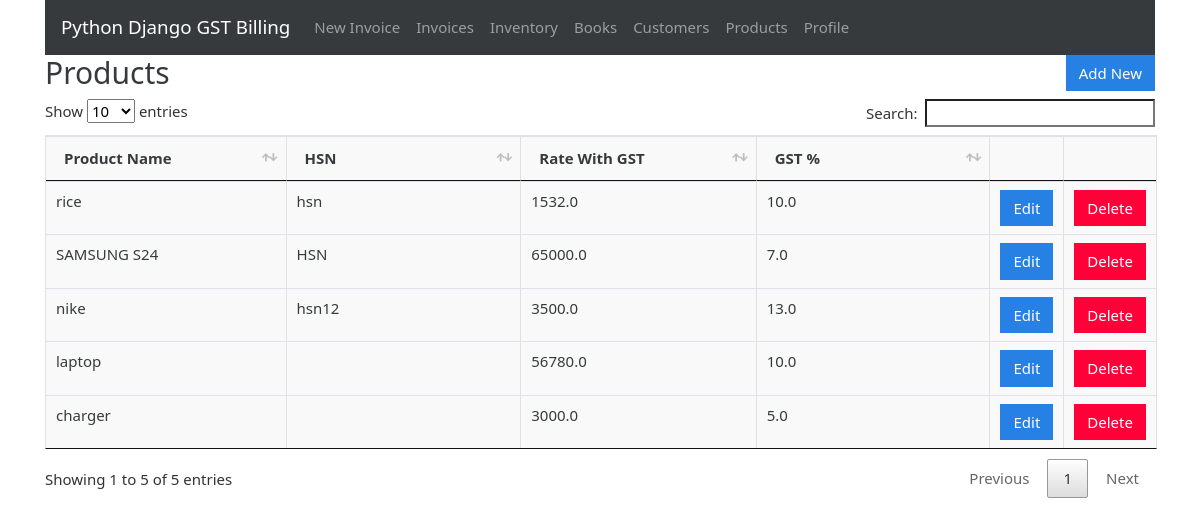
/products (signed in), run on the app's committed database.
### gstbillingapp/models.py (models this page shows, shortened)
class Product(models.Model):
    user = models.ForeignKey(User, null=True, blank=True, on_delete=models.SET_NULL)
    product_name = models.CharField(max_length=200)
    product_hsn = models.CharField(max_length=50, null=True, blank=True)
    product_unit = models.CharField(max_length=50)
    product_gst_percentage = models.FloatField()
    product_rate_with_gst = models.FloatField()

### gstbillingapp/views.py (the view)
# urls.py: path('products', views.products, name='products'),
@login_required
def products(request):
    context = {}
    context['products'] = Product.objects.filter(user=request.user)
    return render(request, 'gstbillingapp/products.html', context)

### gstbillingapp/templates/gstbillingapp/products.html (shortened to what this page needs)
{% extends "gstbillingapp/base.html" %}
{% load static %}
{% block content %}
		<div class="row">
			<div class="col">
				<h2>Products</h2>
			</div>
			<div class="col">
				<a href="{% url 'product_add' %}" id="add_product_btn"><button type="button" class="btn btn-primary">Add New</button></a>
			</div>
		</div>
		<table class="table table-bordered" id="product-table">
			<thead>
				<tr>
					<th>Product Name</th>
					<th>HSN</th>
					<th>Rate With GST</th>
					<th>GST %</th>
					<th></th>
					<th></th>
				</tr>
			</thead>
			<tbody class="two-col-form">
				{% for product in products %}
				<tr>
	 				<td>{{product.product_name}}</td>
	 				<td>{{product.product_hsn}}</td>
	 				<td>{{product.product_rate_with_gst}}</td>
	 				<td>{{product.product_gst_percentage}}</td>
	 				<td><a href="{% url 'product_edit' product.id %}"><button type="button" class="btn btn-primary">Edit</button></a></td>
	 				<td><button type="button" class="btn btn-danger" data-toggle="modal" data-target="#productDeleteModal" data-product-id="{{product.id}}" data-product-name="{{product.product_name}}">Delete</button></td>
				</tr>
				{% endfor %}
			</tbody>
		</table>
{% endblock %}

### gstbillingapp/static/gstbillingapp/main.css (style rules this page uses)
.table-bordered td, .table-bordered th { padding: 0.25em; }
.table-bordered tbody td, .table-bordered tbody th, .table-bordered thead th, .table-bordered thead td { background: #f9f9f9; }
.two-col-form td, .two-col-form th { width: 25%; }
#add_customer_btn, #add_product_btn { float: right; }

### data on the page
Product: product_name "rice", product_hsn "hsn", product_rate_with_gst "1532.0", product_gst_percentage "10.0"
Product: product_name "SAMSUNG S24", product_hsn "HSN", product_rate_with_gst "65000.0", product_gst_percentage "7.0"
Product: product_name "nike", product_hsn "hsn12", product_rate_with_gst "3500.0", product_gst_percentage "13.0"
Product: product_name "laptop", product_rate_with_gst "56780.0", product_gst_percentage "10.0"
Product: product_name "charger", product_rate_with_gst "3000.0", product_gst_percentage "5.0"
